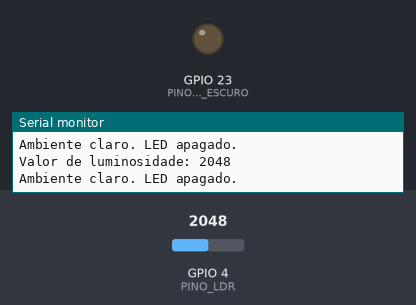
A sketch run on a simulated ESP32. Parts: output pins drawn as LEDs (lit = HIGH), the last lines printed to the serial monitor. The inputs (shaded band) are chosen by the test bench; at power-on: GPIO 4 (PINO_LDR) = 2048.

Above: at 1.8 s.
1.9 s: GPIO 4 (PINO_LDR) set to 431
3.4 s: GPIO 4 (PINO_LDR) set to 378
At 4.5 s:
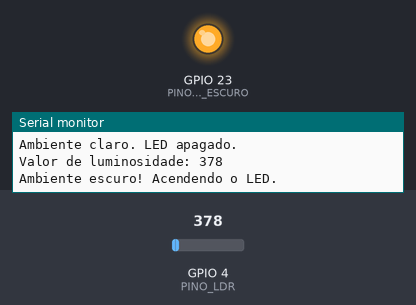
5.5 s: GPIO 4 (PINO_LDR) set to 440
At 7.2 s:
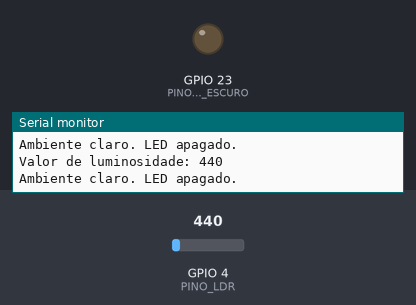
7.5 s: GPIO 4 (PINO_LDR) set to 360
At 8.8 s:
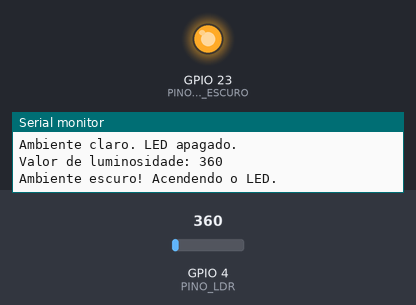
Timing chart, 0 to 10.5 s (numbered marks = the images above; inputs shaded):
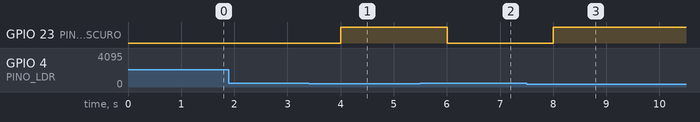

The sketch:

sketch.ino
```cpp
// --- Configuração dos Pinos ---
// O pino GPIO4 será usado para leitura analógica (LDR)
const int PINO_LDR = 4;
// O pino GPIO23 será usado para controlar o LED
const int PINO_LED_ESCURO = 23;

// Habilidade: Tomada de Decisão baseada em dados
// A lógica do LDR: quanto menos luz, menor o valor lido
const int LIMIAR_ESCURO = 400;

void setup() {
  // Inicia a comunicação serial para exibir leituras no console
  Serial.begin(115200);

  // Configura o pino do LED como saída digital
  pinMode(PINO_LED_ESCURO, OUTPUT);

  // No ESP32, a resolução padrão do ADC já é 12 bits (0-4095)
  // e a atenuação padrão geralmente cobre até 3.3V.
}

void loop() {
  // Ação: Ler o valor do sensor LDR
  int valor_luminosidade = analogRead(PINO_LDR);

  // Exibe a leitura no console
  Serial.print("Valor de luminosidade: ");
  Serial.println(valor_luminosidade);

  // Lógica de decisão
  if (valor_luminosidade < LIMIAR_ESCURO) {
    // Se o valor for baixo (pouca luz), acende o LED
    Serial.println("Ambiente escuro! Acendendo o LED.");
    digitalWrite(PINO_LED_ESCURO, HIGH); // Acende o LED
  }
  else {
    // Se houver luz, apaga o LED
    Serial.println("Ambiente claro. LED apagado.");
    digitalWrite(PINO_LED_ESCURO, LOW); // Apaga o LED
  }

  // Aguarda 1 segundo antes da próxima leitura
  delay(1000);
}
```

Measured:
- the behaviour switches between 400 and 399 on GPIO 4 (PINO_LDR) (found by bisection; images 0 and 1)
- after the input at 3.4 s, GPIO 23 (PINO_LED_ESCURO): LOW → HIGH after 0.60 s
- after the input at 5.5 s, GPIO 23 (PINO_LED_ESCURO): HIGH → LOW after 0.50 s
- after the input at 7.5 s, GPIO 23 (PINO_LED_ESCURO): LOW → HIGH after 0.50 s
